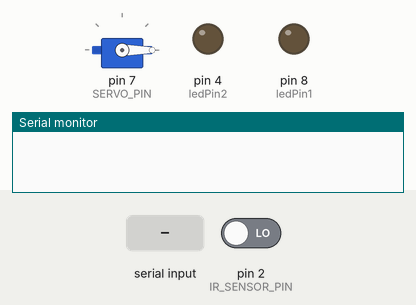
This sketch was run on a simulated Arduino Uno, built with avr-gcc and run on an emulated ATmega328P. Parts: servo, output pins drawn as LEDs (lit = HIGH), the last lines printed to the serial monitor. The inputs (shaded band) are chosen by the test bench; at power-on: pin 2 (IR_SENSOR_PIN) LOW. Pins used as bus, display or sensor lines are not drawn.

Above: at 1.2 s.
1.3 s: "1\n" received over Serial
At 1.7 s:
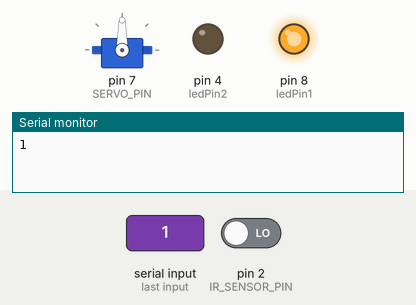
2.8 s: pin 2 (IR_SENSOR_PIN) driven HIGH
At 5.6 s:
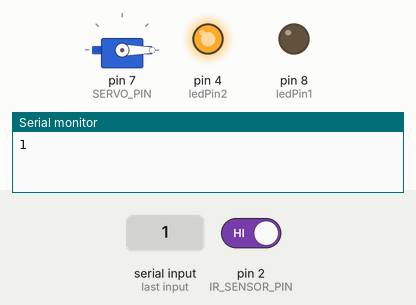
Timing chart, 0 to 7.1 s (numbered marks = the images above; inputs shaded):
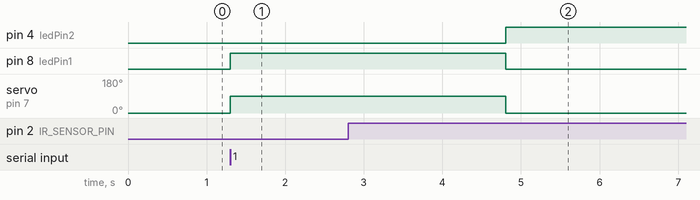

The sketch:

minor_1_arduino_-entry_gate.ino
```cpp
#include <SPI.h>
#include <MFRC522.h>
#include <Servo.h>

#define SS_PIN 10
#define RST_PIN 9
const int IR_SENSOR_PIN = 2 ;// Replace with your IR sensor pin number
#define SERVO_PIN 7
int ledPin1 = 8;
int ledPin2 = 4;
int trigger=0;


MFRC522 mfrc522(SS_PIN, RST_PIN);
Servo servo;


bool authenticated = false;

void setup() {
  pinMode(ledPin1, OUTPUT);
  pinMode(ledPin2, OUTPUT);
  Serial.begin(9600);
  SPI.begin();
  mfrc522.PCD_Init();
  pinMode(IR_SENSOR_PIN, INPUT);
  servo.attach(SERVO_PIN);
  servo.write(0); // Initialize the servo to the closed position
}

void loop() {
  // Check for RFID card
  if (mfrc522.PICC_IsNewCardPresent() && mfrc522.PICC_ReadCardSerial()) {

    String uid = "";
    for (byte i = 0; i < mfrc522.uid.size; i++) {
      uid += String(mfrc522.uid.uidByte[i], HEX);
    }

    Serial.println(uid);
    mfrc522.PICC_HaltA();
    delay(1000); // Delay to avoid reading the same card repeatedly
    mfrc522.PICC_HaltA();
  }

  if (Serial.available() > 0) {

    trigger = Serial.parseInt();
    Serial.println(trigger);


    // Control the LED based on the trigger variable
    if (trigger == 1) {

      digitalWrite(ledPin1, HIGH);
      digitalWrite(ledPin2, LOW);
      servo.write(90);


      while (digitalRead(IR_SENSOR_PIN)==LOW){
          delay(100);
      }
      delay(2000);

      servo.write(0);
      digitalWrite(ledPin1, LOW);
      digitalWrite(ledPin2, HIGH);


    }


    // Perform servo control or other actions based on triggerVariable
  }


}
```

Measured:
- after the input at 1.3 s, pin 8 (ledPin1): LOW → HIGH at once; servo on pin 7 (SERVO_PIN): 0° → 90° at once
- after the input at 2.8 s, pin 4 (ledPin2): LOW → HIGH after 2.0 s; pin 8 (ledPin1): HIGH → LOW after 2.0 s; servo on pin 7 (SERVO_PIN): 90° → 0° after 2.0 s
